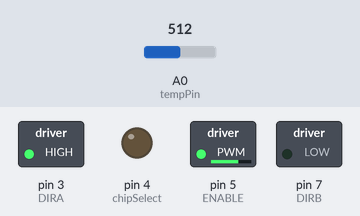
The sketch below on a simulated Arduino Uno, built with avr-gcc and run on an emulated ATmega328P. Shown: switched loads named in the sketch (green lamp = pin HIGH), output pins drawn as LEDs (lit = HIGH). The test bench sets the inputs (shaded band); at power-on: A0 (tempPin) = 512. The local clock reads 2024-03-15 10:24:30 at power-on unless the sketch sets it; storage starts empty; what the sketch prints to the serial monitor is not drawn.

Above: at 1.8 s.
1.9 s: A0 (tempPin) set to 716
At 2.9 s:
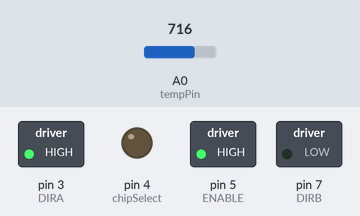
3.5 s: A0 (tempPin) set to 306
At 4.4 s:
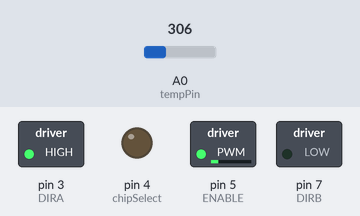
5.6 s: A0 (tempPin) set to 511
At 7.1 s:
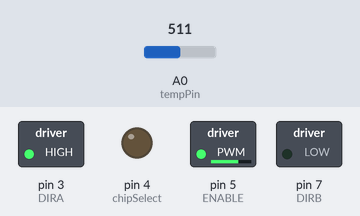
7.6 s: A0 (tempPin) set to 900
At 8.6 s:
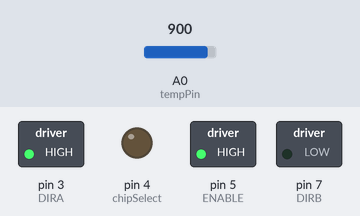
Timing chart, 0 to 10.6 s (numbered marks = the images above; inputs shaded):
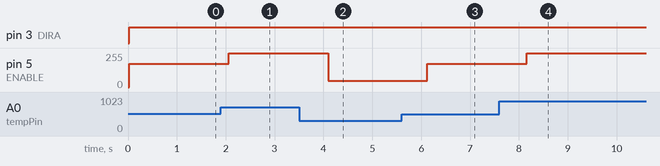

The sketch:

DC_Motor_temp_time_SD.ino
```cpp
#include <SD.h>
#include <Wire.h>
#include <DS3231.h>

DS3231 clock;
RTCDateTime dt;

#define ENABLE 5
#define DIRA 3
#define DIRB 7

int i;
int tempPin = 0;
int spd;
int chipSelect = 4; //chip select pin for MicroSD Card Adapter
File file; // file object

void setup() {
  clock.begin();   // Initialize DS3231
  // Manual (YYYY, MM, DD, HH, II, SS
  // clock.setDateTime(2016, 12, 9, 11, 46, 00);
  clock.setDateTime(__DATE__, __TIME__);

  Serial.begin(9600);
  pinMode(ENABLE,OUTPUT);
  pinMode(DIRA,OUTPUT);
  pinMode(DIRB,OUTPUT);
  pinMode(chipSelect, OUTPUT); //chipSelect to OUTPUT
  if (!SD.begin(chipSelect)) { // Initialize SD card
    Serial.println("Could not initialize SD card.");
  }
  if (SD.exists("temp.txt")) {
    Serial.println("File exists.");
    if (SD.remove("temp.txt") == true) {
      Serial.println("Successfully removed file.");
    } else {
      Serial.println("Could not removed file.");
    }
  }
}

void loop() {
 dt = clock.getDateTime();
 digitalWrite(ENABLE,LOW); // disable
 int tempReading = analogRead(tempPin);
  double tempK = log(10000.0 * ((1024.0 / tempReading - 1)));
  tempK = 1 / (0.001129148 + (0.000234125 + (0.0000000876741 * tempK * tempK )) * tempK ); //  Temp K
  float tempC = tempK - 273.15; // K to C
  float tempF = (tempC * 9.0)/ 5.0 + 32.0; // C to F
  Serial.print(dt.year);   Serial.print("-");
  Serial.print(dt.month);  Serial.print("-");
  Serial.print(dt.day);    Serial.print(" ");
  Serial.print(dt.hour);   Serial.print(":");
  Serial.print(dt.minute); Serial.print(":");
  Serial.print(dt.second); Serial.println("");
  Serial.print("Temp = ");
  Serial.println(tempC);
  spd = tempC*7; //ADJUST to needs!!
  if (spd >= 255){
    spd=255; //MAX=255
  }
  Serial.print("motor speed: ");
  Serial.println(spd);
  //analogWrite(ENABLE,255); //enable on
  digitalWrite(DIRA,HIGH); //one way
  digitalWrite(DIRB,LOW);
  analogWrite(ENABLE,spd); //max=255
  file = SD.open("temp.txt", FILE_WRITE);
  if (file) {
      file.print(dt.year);   file.print("-");
      file.print(dt.month);  file.print("-");
      file.print(dt.day);    file.print(" ");
      file.print(dt.hour);   file.print(":");
      file.print(dt.minute); file.print(":");
      file.print(dt.second); file.println("");
      file.print("Temp = ");
      file.println(tempC);
      file.print("motor speed: ");
      file.println(spd);
      file.close();
    Serial.print("Wrote data: "); // debug output
  } else {
    Serial.println("Could not open file (writing).");
  }
  delay(1000);
}
```

Measured:
- after the input at 1.9 s, pin 5 (ENABLE): 174/255 → 255/255 after 0.16 s
- after the input at 3.5 s, pin 5 (ENABLE): 255/255 → 46/255 after 0.59 s
- after the input at 5.6 s, pin 5 (ENABLE): 46/255 → 174/255 after 0.53 s
- after the input at 7.6 s, pin 5 (ENABLE): 174/255 → 255/255 after 0.56 s
